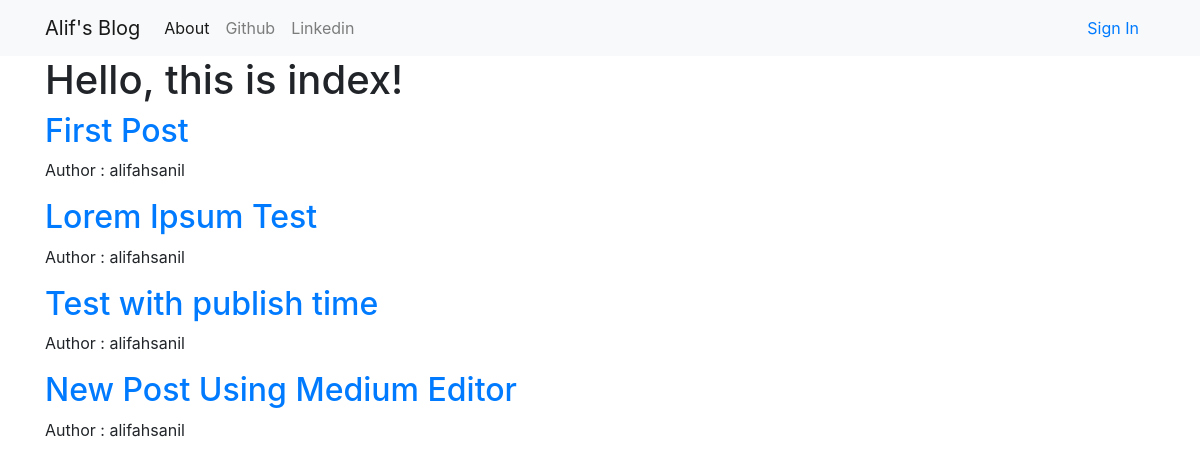
The page / on the database its author committed.
### first_apps/models.py (models this page shows, shortened)
class Post(models.Model):
	author = models.ForeignKey(User, on_delete = models.CASCADE)
	title = models.CharField(max_length=50)
	text = models.TextField()
	publish_time = models.CharField(max_length=100, default=strftime("%d %B %Y, %H:%M %p",localtime()))
	def get_absolute_url(self):
		return reverse('post_detail', kwargs={'pk':self.id})

### first_apps/views.py (the view)
# urls.py: path('',views.IndexView.as_view(),name='index'),
class IndexView(View):
	def get(self,request):
		post_list = models.Post.objects.all()
		if request.user.is_authenticated:
			username = request.user.username
			return render(request,'first_apps/index.html',
				{'username' : username,
				'post_list' : post_list})
		else:
			return render(request,'first_apps/index.html',
				{'post_list' : post_list})

### first_apps/templates/first_apps/index.html
{% extends "first_apps/base.html" %}
{% block body_block %}
	<h1>Hello, this is index!</h1>
	{% for post in post_list %}
		<h2>
			<a href="{{ post.get_absolute_url }}">
				{{ post.title}}
			</a>
		</h2>
		<p>Author : {{ post.author }}</p>
	{% endfor %}
{% endblock %}

### rows shown on the page
Post: title "First Post", author "alifahsanil"
Post: title "Lorem Ipsum Test", author "alifahsanil"
Post: title "Test with publish time", author "alifahsanil"
Post: title "New Post Using Medium Editor", author "alifahsanil"
